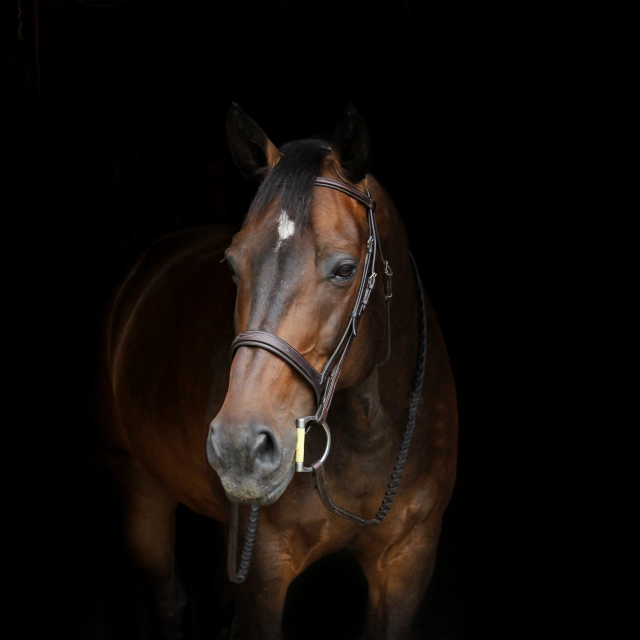
#> input picture Images/horse.jpg, 1280 x 1280 px (shown at 1/2 size)
$ jupyter execute 'Laboratorio #9 - Histogramas.ipynb'   (shell and % lines are left out)
#> lines starting #> are read from the running program, lines starting #| are printed output that depends on the picture
[cell 1]
import cv2
import numpy as np
import matplotlib.pyplot as plt

[cell 2]
#Los histogramas proporcionan los niveles de colores de una imagen.

[cell 3]
dark_horse=cv2.imread("Images/horse.jpg")
#> dark_horse is the input picture: shape (1280, 1280, 3); mean B, G, R 10.3, 13.2, 17.9
show_horse=cv2.cvtColor(dark_horse,cv2.COLOR_BGR2RGB)
plt.imshow(show_horse)

[cell 4]
rainbow=cv2.imread("Images/rainbow.jpg")
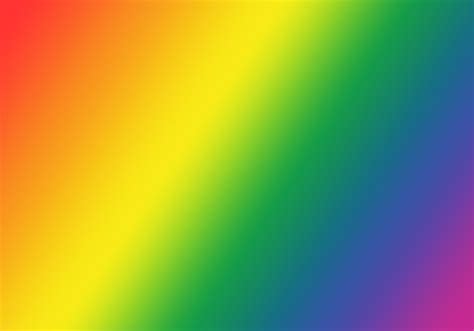
#> input picture Images/rainbow.jpg, 474 x 331 px
#> rainbow is the input picture: shape (331, 474, 3); mean B, G, R 69.9, 156.7, 145.5
show_rainbow=cv2.cvtColor(rainbow,cv2.COLOR_BGR2RGB)
plt.imshow(show_rainbow)

[cell 5]
blue_bricks=cv2.imread("Images/bricks.jpg")
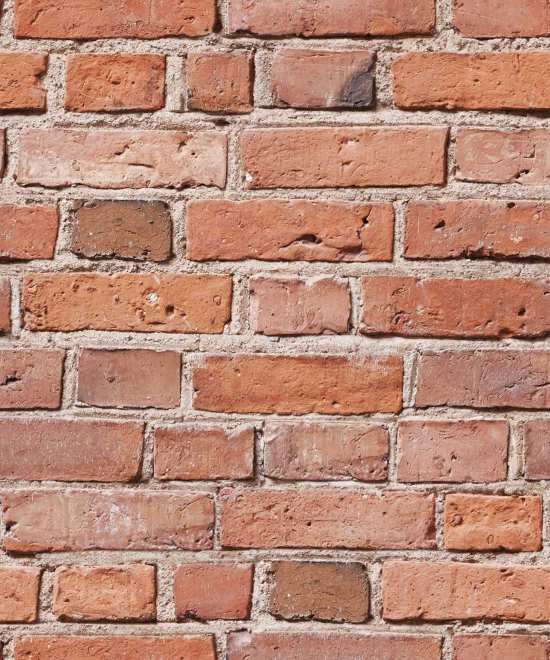
#> input picture Images/bricks.jpg, 1100 x 1320 px (shown at 1/2 size)
#> blue_bricks is the input picture: shape (1320, 1100, 3); mean B, G, R 118.9, 137.5, 186.2
show_blue_bricks=cv2.cvtColor(blue_bricks,cv2.COLOR_BGR2RGB)
plt.imshow(show_blue_bricks)

[cell 6]
##hist_values=cv2.calcHist([blue_bricks],'Canal azul'channels[0],'Normlamente el histograma se ve de toda la imagenen=None' mask=None,'Rango de la imagenes'histSize=[256],rango=[0,256])
hist_values=cv2.calcHist([blue_bricks],channels=[0],mask=None,histSize=[256],ranges=[0,256])
#> hist_values = 256 values, max 17889 at index 110, min 0 at index 253, mean 5671.9

[cell 7]
hist_values.shape
#> Out = (256, 1)

[cell 8]
#Histograma de la intensidad de azul.
plt.plot(hist_values)
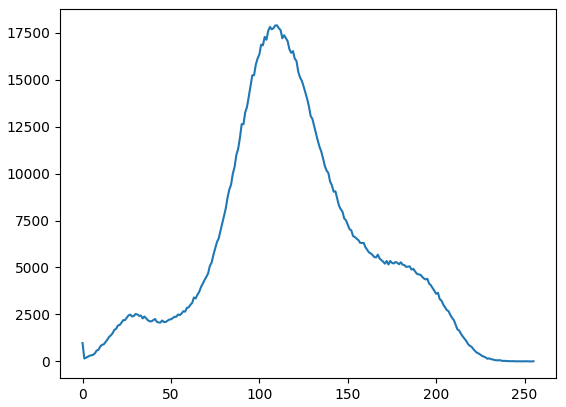
#> figure drawn by matplotlib, 1 panel; curve peaks at x = 110, y = 17889

[cell 9]
hist_values=cv2.calcHist([dark_horse],channels=[0],mask=None,histSize=[256],ranges=[0,256])
#> hist_values = 256 values, max 1085289 at index 0, min 2 at index 249, mean 6400

[cell 10]
#Intensidades del color azul
#En la grafica no se aprecia ninguna intesidad de azul
plt.plot(hist_values)
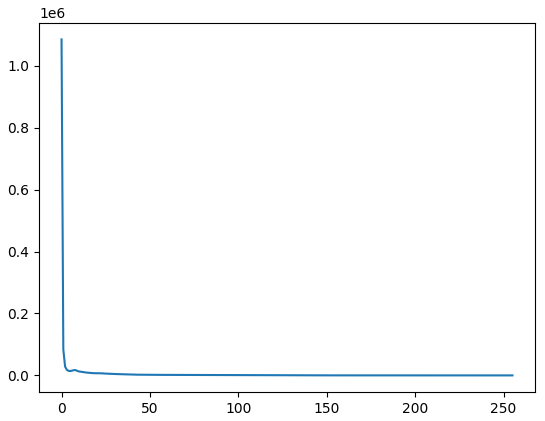
#> figure drawn by matplotlib, 1 panel; curve peaks at x = 0, y = 1085289

[cell 11]
img=blue_bricks
color=('b','g','r')

for i,col in enumerate(color):
    hist=cv2.calcHist([img],[i],None,[256],[0,256])
    plt.plot(hist,color=col)
    plt.xlim=([0,256]) #limites en el eje x
plt.title("Blue Bricks")
plt.show()
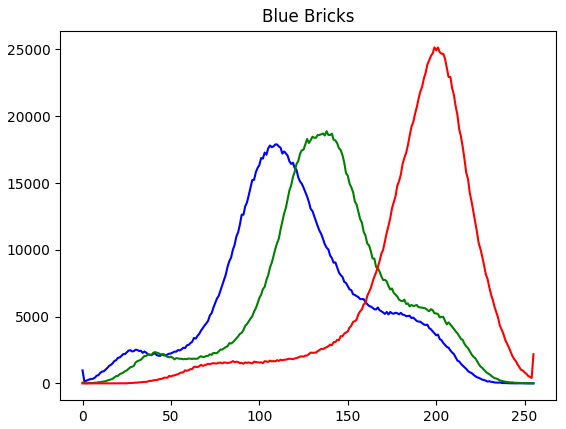
#> figure drawn by matplotlib, 1 panel; curve peaks at x = 110, y = 17889; curve peaks at x = 138, y = 18880; curve peaks at x = 199, y = 25152

[cell 12]
img=dark_horse
color=('b','g','r')

for i,col in enumerate(color):
    hist=cv2.calcHist([img],[i],None,[256],[0,256])
    plt.plot(hist,color=col)
    plt.xlim=([0,256]) #limites en el eje x
    plt.ylim=([0,100000])
plt.title("dark_horse")
plt.show()
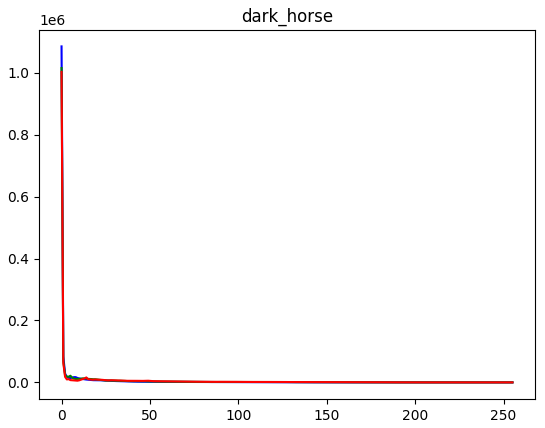
#> figure drawn by matplotlib, 1 panel; curve peaks at x = 0, y = 1085289; curve peaks at x = 0, y = 1015341; curve peaks at x = 0, y = 1002781

[cell 13]
dark_horse.shape
#> Out = (1280, 1280, 3)

[cell 14]
#Nuero de pixeles de la imagen
1280*1280*3

[cell 15]
img=rainbow
color=('b','g','r')

for i,col in enumerate(color):
    hist=cv2.calcHist([img],[i],None,[256],[0,256])
    plt.plot(hist,color=col)
    plt.xlim=([0,256]) #limites en el eje x
    #plt.ylim=([0,100000])
plt.title("rainbow")
plt.show()
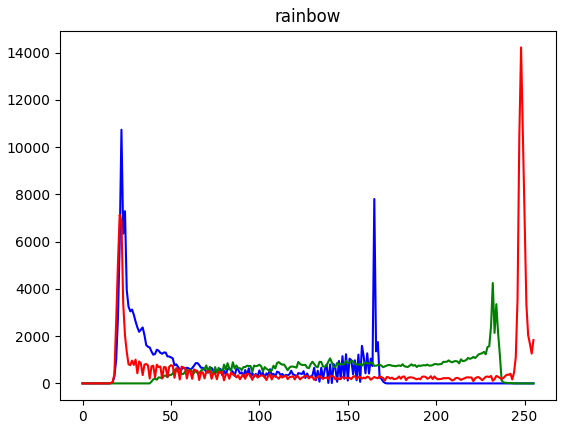
#> figure drawn by matplotlib, 1 panel; curve peaks at x = 22, y = 10732; curve peaks at x = 232, y = 4246; curve peaks at x = 248, y = 14216

#El rojo es el que mas domina, fijarse el especto en el eje x
